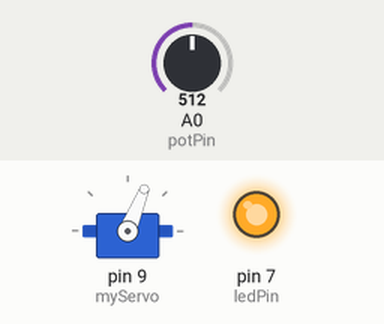
Simulated run of this sketch. Board: Arduino Uno, built with avr-gcc and run on an emulated ATmega328P. On the bench: servo, output pins drawn as LEDs (lit = HIGH). The test bench sets the inputs (shaded band); at power-on: A0 (potPin) = 512.

Above: at 1.2 s.
1.3 s: A0 (potPin) set to 400
2.8 s: A0 (potPin) set to 381
At 3.1 s:
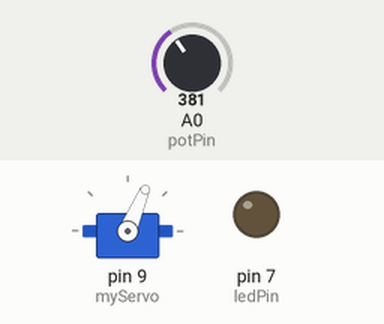
4.3 s: A0 (potPin) set to 306
At 5.5 s:
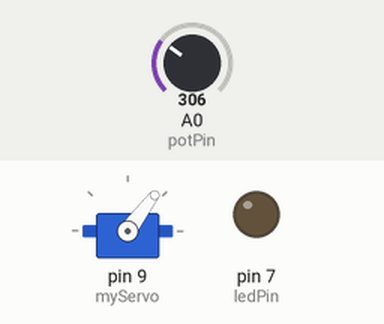
5.8 s: A0 (potPin) set to 122
At 6.7 s:
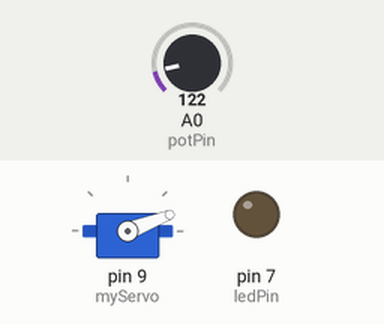
7.3 s: A0 (potPin) set to 58
At 8.1 s:
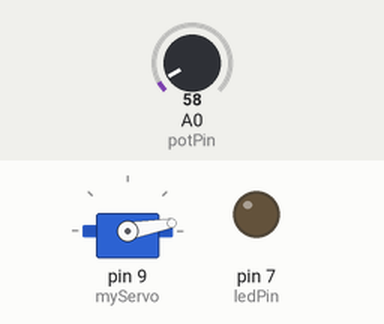
8.8 s: A0 (potPin) set to 511
At 10.2 s:
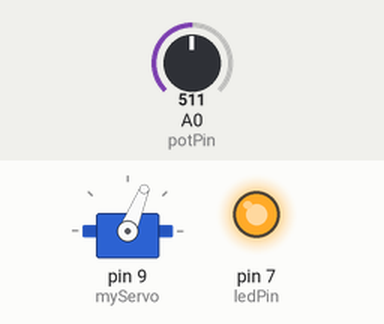
Timing chart, 0 to 11.3 s (numbered marks = the images above; inputs shaded):
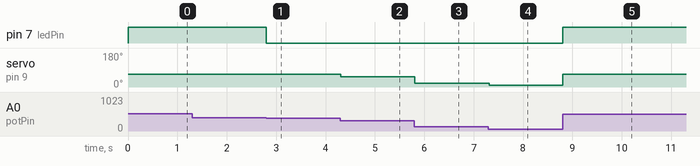

The sketch:

code.ino
```cpp
#include <Servo.h>
Servo myServo;

int potPin = A0;
int ledPin = 7;

void setup()
{
  myServo.attach(9);
  pinMode(ledPin, OUTPUT);
}

void loop()
{
  int potValue = analogRead(potPin);

  int angle = map(potValue, 0, 1023, 0, 180);

  if(angle > 68)
  {
    myServo.write(68);
    digitalWrite(ledPin, HIGH);
  }
  else
  {
    myServo.write(angle);
    digitalWrite(ledPin, LOW);
  }

  delay(15);
}
```

Measured:
- the behaviour switches between 393 and 392 on A0 (potPin) (found by bisection; images 0 and 1)
- after the input at 1.3 s, every drawn part: stays the same
- after the input at 2.8 s, pin 7 (ledPin): HIGH → LOW at once; servo on pin 9 (myServo): 68° → 67° at once
- after the input at 4.3 s, servo on pin 9 (myServo): 67° → 53° at once
- after the input at 5.8 s, servo on pin 9 (myServo): 53° → 21° at once
- after the input at 7.3 s, servo on pin 9 (myServo): 21° → 10° at once
- after the input at 8.8 s, pin 7 (ledPin): LOW → HIGH at once; servo on pin 9 (myServo): 10° → 68° at once
